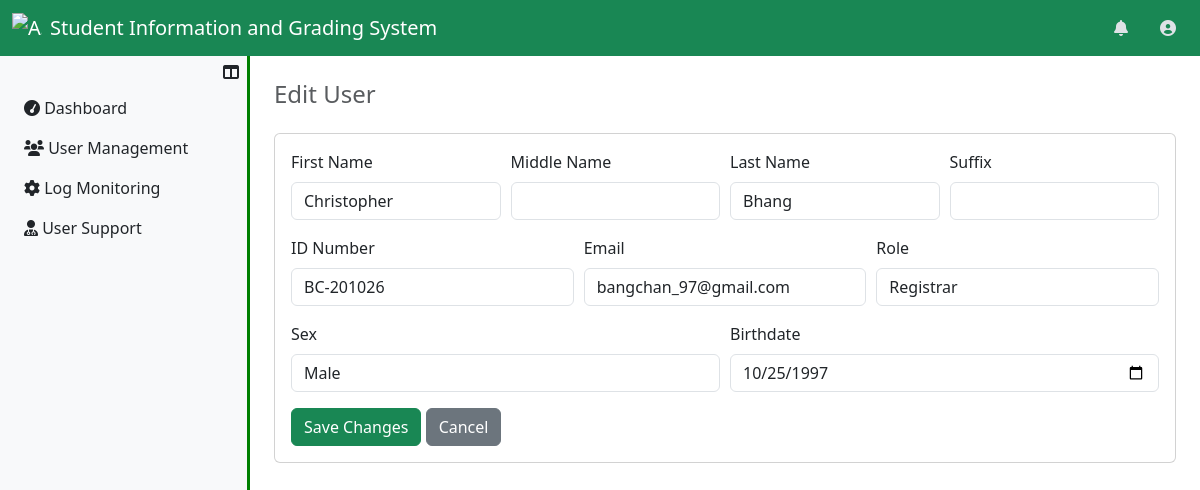
The app's page /UserSystemAdmin/EditUser.php?user_id=2 (signed in) with its own data.
### tables this page shows
CREATE TABLE `users_tbl` (
  `user_id` int(11) NOT NULL,
  `id_number` varchar(50) NOT NULL,
  `u_fname` varchar(50) NOT NULL,
  `u_mname` varchar(50) DEFAULT NULL,
  `u_lname` varchar(50) NOT NULL,
  `u_suffix` varchar(10) DEFAULT NULL,
  `u_sex` enum('Male','Female') NOT NULL,
  `u_birthdate` date NOT NULL,
  `user_email` varchar(50) NOT NULL,
  `role` enum('Faculty','Registrar') NOT NULL,
  `user_password` longtext NOT NULL,
  `user_profile` mediumtext NOT NULL,
  `user_status` enum('Active','Inactive') NOT NULL
);

### UserSystemAdmin/EditUser.php (the view, shortened to what this page needs)
<?php
  include ("../server_connection/db_connect.php");
?>
<?php
    if (isset($_GET['user_id'])) {
        $user_id = $_GET['user_id'];
        $sql = "SELECT * FROM users_tbl WHERE user_id='$user_id'";
        try{
        $result = $conn->prepare($sql);
        $result->execute();
        if($result->rowCount()>0){
            $data = $result->fetch(PDO::FETCH_ASSOC);
            $id_number = $data["id_number"];
            $u_fname = $data["u_fname"];
            $u_mname = $data["u_mname"];
            $u_lname = $data["u_lname"];
            $u_suffix = $data["u_suffix"];
            $u_sex = $data["u_sex"];
            $u_birthdate = $data["u_birthdate"];
            $user_email = $data["user_email"];
            $role = $data["role"];
        }
        }catch(Exception $e){
        echo "Error" . $e;
        }
    };
?>
<!DOCTYPE html>
<html lang="en">
<head>
    <link href="https://stackpath.bootstrapcdn.com/bootstrap/4.5.2/css/bootstrap.min.css" rel="stylesheet">
    <link rel="stylesheet" href="../../Bootstrap/css/bootstrap.min.css">
</head>
<body>
    <?php
        include '../Assets/components/Navbar.php';
    ?>
    <div class="d-flex">
        <?php
            include '../Assets/components/AdminSidebar.php';
        ?>
        <div class="content p-4 w-100">
            <h4 class="text-muted mb-4">Edit User</h4>
            <div class="main-content">
                <div class="card">
                    <div class="card-body">
                        <form action="EditUser.php" method="post">
                            <div class="form-row">
                                <div class="form-group col-md-3">
                                    <label for="u_fname">First Name</label>
                                    <input type="text" class="form-control" id="u_fname" name="u_fname" value="<?php echo $u_fname ?>" required>
                                </div>
                                <div class="form-group col-md-3">
                                    <label for="u_mname">Middle Name</label>
                                    <input type="text" class="form-control" id="u_mname" name="u_mname" value="<?php echo $u_mname ?>">
                                </div>
                                <div class="form-group col-md-3">
                                    <label for="u_lname">Last Name</label>
                                    <input type="text" class="form-control" id="u_lname" name="u_lname" value="<?php echo $u_lname?>" required>
                                </div>
                                <div class="form-group col-md-3">
                                    <label for="u_suffix">Suffix</label>
                                    <input type="text" class="form-control" id="u_suffix" name="u_suffix" value="<?php echo $u_suffix?>">
                                </div>
                            </div>
                            <div class="form-row">
                                <div class="form-group col-md-4">
                                    <label for="id_number">ID Number</label>
                                    <input type="text" class="form-control" id="id_number" name="id_number" value="<?php echo $id_number ?>" required>
                                </div>
                                <div class="form-group col-md-4">
                                    <label for="user_email">Email</label>
                                    <input type="email" class="form-control" id="user_email" name="user_email" value="<?php echo $user_email ?>" required>
                                </div>
                                <div class="form-group col-md-4">
                                    <label for="role">Role</label>
                                    <select id="role" name="role" class="form-control" required>
                                        <option value="Registrar" <?php echo ($role == "Registrar") ? "selected" : ""; ?>>Registrar</option>
                                    </select>
                                </div>
                            </div>
                            <div class="form-row">
                                <div class="form-group col-md-6">
                                    <label for="u_sex">Sex</label>
                                    <select id="u_sex" name="u_sex" class="form-control" required>
                                        <option value="Male" <?php echo ($u_sex == "Male") ? "selected" : ""; ?>>Male</option>
                                    </select>
                                </div>
                                <div class="form-group col-md-6">
                                    <label for="u_birthdate">Birthdate</label>
                                    <input type="date" class="form-control" id="u_birthdate" name="u_birthdate" value="<?php echo $u_birthdate ?>" required>
                                </div>
                            </div>
                            <button type="submit" name="saveEdit" id="saveEdit" class="btn btn-success">Save Changes</button>
                            <a href="user_management.php" class="btn btn-secondary"> Cancel </a>
                        </form>
                    </div>
                </div>
            </div>
        </div>
    </div>
</body>
</html>

### Assets/components/AdminSidebar.php (style rules this page uses)
html, body { height: 100vh; margin: 0; overflow: hidden; }

### records on screen
users_tbl: u_fname "Christopher", u_lname "Bhang", id_number "BC-201026", user_email "bangchan_97@gmail.com", role "Registrar", u_sex "Male", u_birthdate "10/25/1997"
